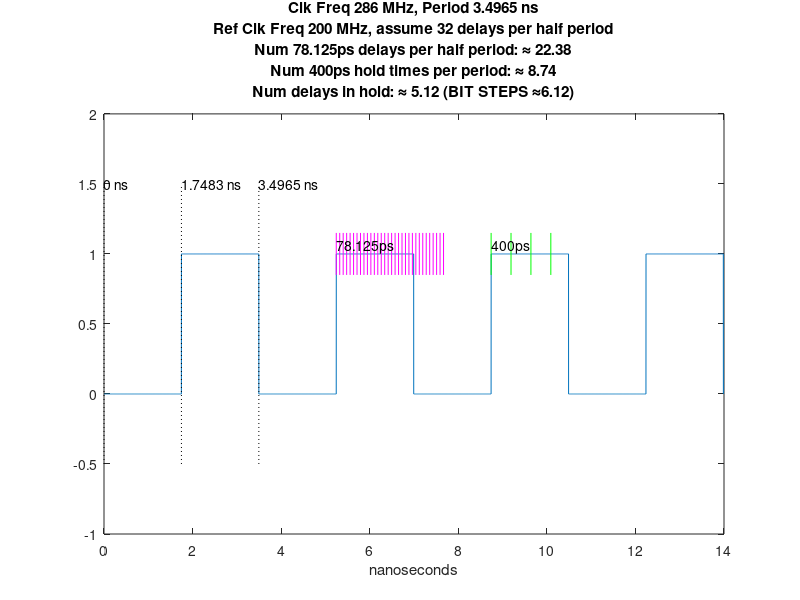

Write MATLAB code to recreate this figure.
clear; clc; close all;

round_hund=@(x) round(x*100)/100;

clk = 286e6;
refclk = 200e6;
delays_per_ref = 64;

DLY_DELTA = 1/refclk/delays_per_ref; %specified in ps
HOLD_TIME = 400e-12; % specified in ps
BIT_STEPS = HOLD_TIME/DLY_DELTA+1;




num_per = 4;
%num_dly_2plot = 10;

per = 1/clk;
half_per = per/2;
num_half_per = 32;


t = linspace(0,num_per*per,10000);
clk_val = ones(size(t));

% want everything in the first clock cycle to be 1, so thats odd multiples
% of half_per, so all values from 0*half_per to 1*half_per, all values from
% 2*half_per to 3*half_per, etc...

for k = 0:2:num_half_per
    %k
    clk_val(k*half_per<=t & t<(k+1)*half_per) = 0;
end

% plot clock and label ns
plot(t*1e9, clk_val)
xlabel('nanoseconds')
ylim([-1 2])
hold on
plot([0 0],[-0.5 1.5],'k:')
text(0+0.1*half_per,1.5,[num2str(0),' ns'])
plot([half_per*1e9 half_per*1e9],[-0.5 1.5],'k:')
text(half_per*1e9+0.1*half_per,1.5,[num2str(half_per*1e9),' ns'])
plot([per*1e9 per*1e9],[-0.5 1.5],'k:')
text(per*1e9+0.1*half_per,1.5,[num2str(per*1e9),' ns'])

num_dly_per_per = per/DLY_DELTA;
%num_dly_2plot = num_dly_per_per/2;
num_dly_2plot = num_half_per;

dly_loc = linspace(0,num_dly_2plot-1,num_dly_2plot)*DLY_DELTA+per+half_per;
for dly = 1:num_dly_2plot
    plot([dly_loc(dly)*1e9 dly_loc(dly)*1e9],[0.85,1.15],'m')
end
text(dly_loc(1)*1e9+0.1*half_per,1.05,[num2str(DLY_DELTA*1e12),'ps'])

num_hold_per_per = per/HOLD_TIME;
num_hold_2plot = num_hold_per_per/2;

hold_loc = linspace(0,num_hold_2plot-1,num_hold_2plot)*HOLD_TIME+2*per+half_per;
for hld = 1:num_hold_2plot
    plot([hold_loc(hld)*1e9 hold_loc(hld)*1e9],[0.85,1.15],'g')
end
text(hold_loc(1)*1e9+0.1*half_per,1.05,[num2str(HOLD_TIME*1e12),'ps'])


title({['Clk Freq ',num2str(clk/1e6),' MHz, Period ',num2str(per*1e9),' ns']; ...
    ['Ref Clk Freq ',num2str(refclk/1e6),' MHz, assume 32 delays per half period'];...
    ['Num ',num2str(DLY_DELTA*1e12),'ps delays per half period: \approx ',num2str(round_hund(num_dly_per_per/2))]; ...
    ['Num 400ps hold times per period: \approx ',num2str(round_hund(num_hold_per_per))]; ...
    ['Num delays in hold: \approx ',num2str(round_hund(BIT_STEPS-1)),' (BIT STEPS \approx',num2str(round_hund(BIT_STEPS)),')']})
